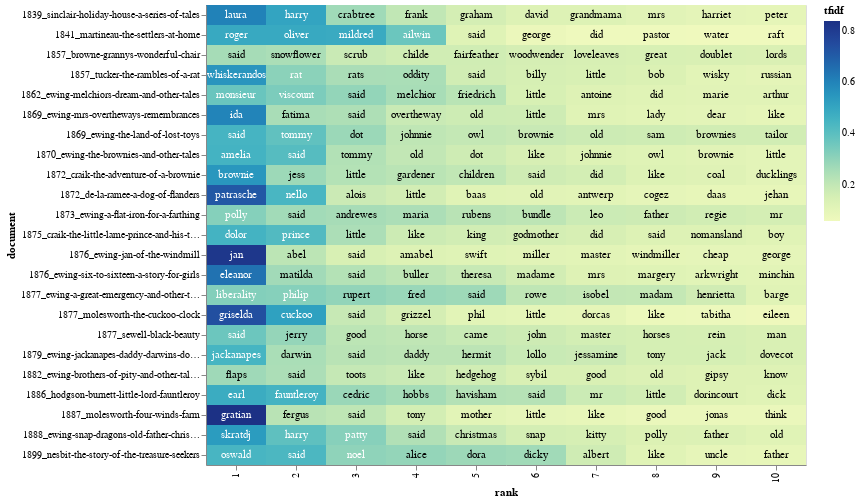

Notebook cell for this chart:
### Markdown cell above
Let's make a heatmap that shows the highest TF-IDF scoring words for each president, and let's put a red dot next to two terms of interest: "war" and "peace":

The code below was contributed by [Eric Monson](https://github.com/emonson). Thanks, Eric!

### Code cell
import altair as alt
import numpy as np

# Terms in this list will get a red dot in the visualization
term_list = ['war', 'peace']

# adding a little randomness to break ties in term ranking
top_tfidf_plusRand = top_tfidf.copy()
top_tfidf_plusRand['tfidf'] = top_tfidf_plusRand['tfidf'] + np.random.rand(top_tfidf.shape[0])*0.0001

# base for all visualizations, with rank calculation
base = alt.Chart(top_tfidf_plusRand).encode(
    x = 'rank:O',
    y = 'document:N'
).transform_window(
    rank = "rank()",
    sort = [alt.SortField("tfidf", order="descending")],
    groupby = ["document"],
)

# heatmap specification
heatmap = base.mark_rect().encode(
    color = 'tfidf:Q'
)

# red circle over terms in above list
circle = base.mark_circle(size=100).encode(
    color = alt.condition(
        alt.FieldOneOfPredicate(field='term', oneOf=term_list),
        alt.value('red'),
        alt.value('#FFFFFF00')        
    )
)

# text labels, white for darker heatmap colors
text = base.mark_text(baseline='middle').encode(
    text = 'term:N',
    color = alt.condition(alt.datum.tfidf >= 0.30, alt.value('white'), alt.value('black'))
)

# display the three superimposed visualizations
(heatmap + circle + text).properties(width = 600)

### Figure 1 — Vega-Lite specification as saved in the notebook (floating-point values rounded to 4 significant figures; data arrays with more than 128 entries replaced by an {"elided": "..."} marker saying what was removed)
{"config": {"view": {"continuousWidth": 400, "continuousHeight": 300}}, "layer": [{"mark": "rect", "encoding": {"color": {"field": "tfidf", "type": "quantitative"}, "x": {"field": "rank", "type": "ordinal"}, "y": {"field": "document", "type": "nominal"}}, "transform": [{"window": [{"op": "rank", "field": "", "as": "rank"}], "groupby": ["document"], "sort": [{"field": "tfidf", "order": "descending"}]}]}, {"mark": {"type": "circle", "size": 100}, "encoding": {"color": {"condition": {"value": "red", "test": {"field": "term", "oneOf": ["war", "peace"]}}, "value": "#FFFFFF00"}, "x": {"field": "rank", "type": "ordinal"}, "y": {"field": "document", "type": "nominal"}}, "transform": [{"window": [{"op": "rank", "field": "", "as": "rank"}], "groupby": ["document"], "sort": [{"field": "tfidf", "order": "descending"}]}]}, {"mark": {"type": "text", "baseline": "middle"}, "encoding": {"color": {"condition": {"value": "white", "test": "(datum.tfidf >= 0.3)"}, "value": "black"}, "text": {"field": "term", "type": "nominal"}, "x": {"field": "rank", "type": "ordinal"}, "y": {"field": "document", "type": "nominal"}}, "transform": [{"window": [{"op": "rank", "field": "", "as": "rank"}], "groupby": ["document"], "sort": [{"field": "tfidf", "order": "descending"}]}]}], "data": {"name": "data-febf6362270bf1f67cb07940fe5a034f"}, "width": 600, "$schema": "https://vega.github.io/schema/vega-lite/v4.17.0.json", "datasets": {"data-febf6362270bf1f67cb07940fe5a034f": {"elided": "230 records"}}}
